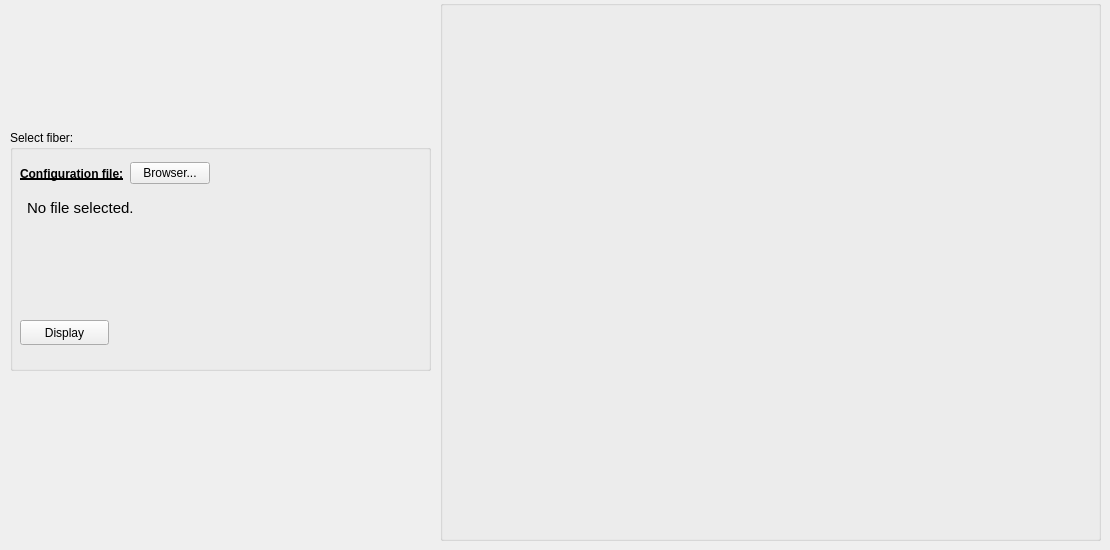
    <widget class="QWidget" name="tab_18">
     <attribute name="title">
      <string>Fibers</string>
     </attribute>
     <widget class="QGroupBox" name="Layout_vtk_fiber_groupBox">
      <property name="geometry">
       <rect>
        <x>440</x>
        <y>0</y>
        <width>661</width>
        <height>541</height>
       </rect>
      </property>
      <property name="title">
       <string/>
      </property>
     </widget>
     <widget class="QGroupBox" name="groupBox_21">
      <property name="geometry">
       <rect>
        <x>10</x>
        <y>130</y>
        <width>421</width>
        <height>241</height>
       </rect>
      </property>
      <property name="title">
       <string>Select fiber: </string>
      </property>
      <widget class="QPushButton" name="selected_file_pushButton">
       <property name="geometry">
        <rect>
         <x>10</x>
         <y>190</y>
         <width>89</width>
         <height>25</height>
        </rect>
       </property>
       <property name="text">
        <string>Display</string>
       </property>
      </widget>
      <widget class="QWidget" name="layoutWidget">
       <property name="geometry">
        <rect>
         <x>10</x>
         <y>30</y>
         <width>265</width>
         <height>27</height>
        </rect>
       </property>
       <layout class="QHBoxLayout" name="horizontalLayout_40">
        <item>
         <widget class="QLabel" name="label_64">
          <property name="font">
           <font>
            <weight>75</weight>
            <bold>true</bold>
            <underline>true</underline>
           </font>
          </property>
          <property name="text">
           <string>Configuration file:</string>
          </property>
         </widget>
        </item>
        <item>
         <widget class="QPushButton" name="select_vtk_file_pushButton">
          <property name="text">
           <string>Browser...</string>
          </property>
         </widget>
        </item>
        <item>
         <spacer name="horizontalSpacer_54">
          <property name="orientation">
           <enum>Qt::Horizontal</enum>
          </property>
          <property name="sizeHint" stdset="0">
           <size>
            <width>40</width>
            <height>20</height>
           </size>
          </property>
         </spacer>
        </item>
       </layout>
      </widget>
      <widget class="QTextEdit" name="select_vtk_file_textEdit">
       <property name="geometry">
        <rect>
         <x>12</x>
         <y>64</y>
         <width>399</width>
         <height>121</height>
        </rect>
       </property>
       <property name="styleSheet">
        <string notr="true">QTextEdit {
	background-color : transparent
}</string>
       </property>
       <property name="readOnly">
        <bool>true</bool>
       </property>
       <property name="html">
        <string>&lt;!DOCTYPE HTML PUBLIC &quot;-//W3C//DTD HTML 4.0//EN&quot; &quot;http://www.w3.org/TR/REC-html40/strict.dtd&quot;&gt;
&lt;html&gt;&lt;head&gt;&lt;meta name=&quot;qrichtext&quot; content=&quot;1&quot; /&gt;&lt;style type=&quot;text/css&quot;&gt;
p, li { white-space: pre-wrap; }
&lt;/style&gt;&lt;/head&gt;&lt;body style=&quot; font-family:'Ubuntu'; font-size:11pt; font-weight:400; font-style:normal;&quot;&gt;
&lt;p style=&quot; margin-top:0px; margin-bottom:0px; margin-left:0px; margin-right:0px; -qt-block-indent:0; text-indent:0px;&quot;&gt;No file selected.&lt;/p&gt;&lt;/body&gt;&lt;/html&gt;</string>
       </property>
      </widget>
     </widget>
    </widget>
